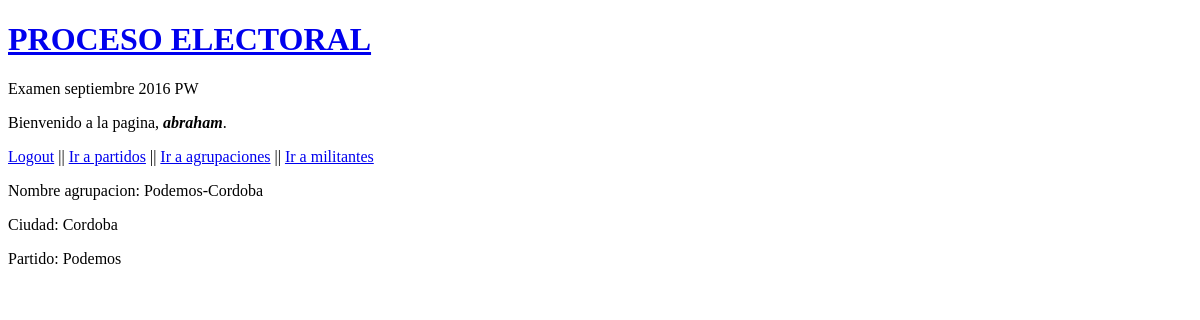
Page /agrupaciones/2/ (signed in) on the earlier database version.
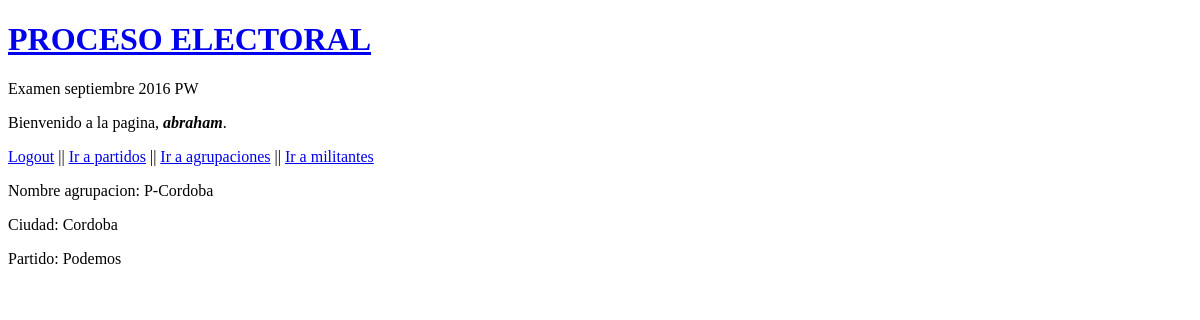
Same page on the later database version.
### procesoElectoral/models.py (models this page shows, shortened)
class Agrupacion(models.Model):
    nombre = models.CharField(max_length=100)
    ciudad = models.CharField(max_length=50)
    partido = models.ForeignKey('Partido', on_delete=models.CASCADE)

class Partido(models.Model):
    nombre = models.CharField(max_length=100)
    def __unicode__(self):
    	return self.nombre

### procesoElectoral/views.py (the view)
# urls.py: url(r'^agrupaciones/(?P<pk>[-\w]+)/$', views.DetailAgrupacion.as_view(), name='detalle_agrupacion'),
@method_decorator(login_required, name='dispatch')
class DetailAgrupacion(DetailView):
    model = Agrupacion

### procesoElectoral/templates/procesoElectoral/agrupacion_detail.html
{% extends 'procesoElectoral/index.html' %}
{% block content %}
    <p>Nombre agrupacion: {{ object.nombre }}</p>
    <p>Ciudad: {{ object.ciudad }}</p>
    <p>Partido: {{ object.partido }}</p>
{% endblock %}

Differences in the rows shown:
changed Agrupacion "Cordoba": nombre "Podemos-Cordoba" → "P-Cordoba"
